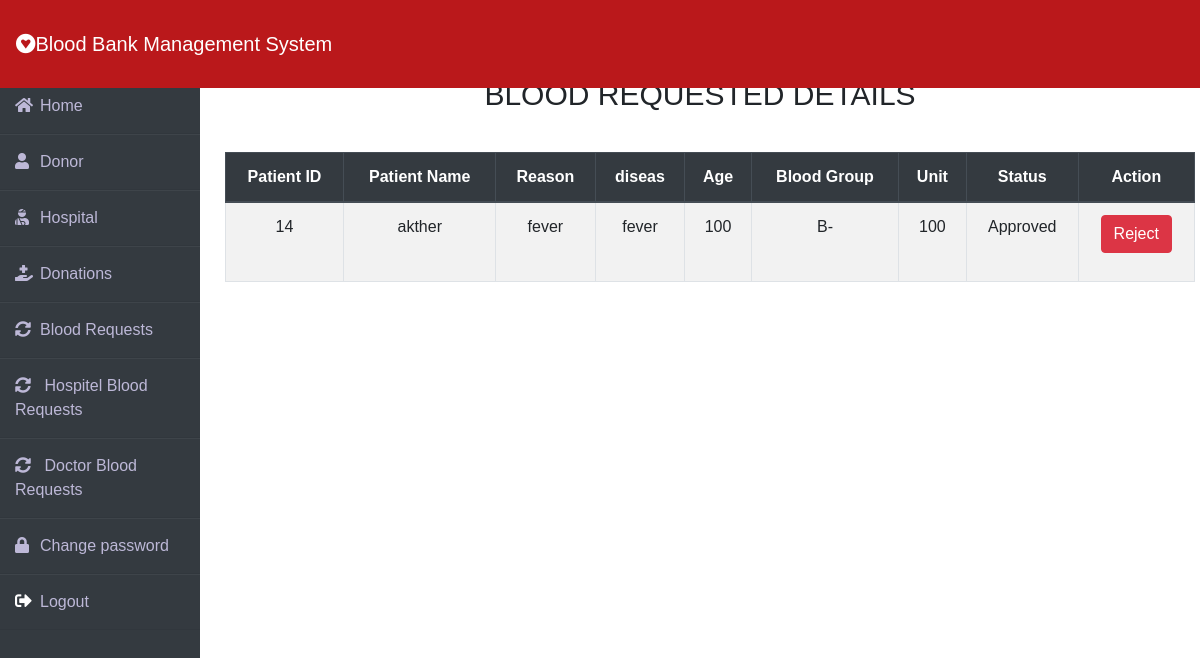
/BloodRequestDetaails.php (signed in), run on the app's committed database.
### tables this page shows
CREATE TABLE `donorblood_request` (
  `p_id` int(25) NOT NULL,
  `donor_id` int(100) NOT NULL,
  `P_name` varchar(50) NOT NULL,
  `reasion` varchar(50) NOT NULL,
  `disease` varchar(50) NOT NULL,
  `unit` varchar(25) NOT NULL,
  `age` varchar(50) NOT NULL,
  `bloodtype` varchar(25) NOT NULL,
  `Status` int(25) NOT NULL
);

### BloodRequestDetaails.php (the view, shortened to what this page needs)
<?php
include "Database.php";
?>
<!DOCTYPE html>
<html lang="en">
<head>
    <link rel="stylesheet" href="requestdetail.css">
    <link rel="stylesheet" href="https://cdn.jsdelivr.net/npm/bootstrap@4.6.2/dist/css/bootstrap.min.css"
>
    <link rel="stylesheet" href="https://cdn.jsdelivr.net/npm/bootstrap@4.6.2/dist/css/bootstrap.min.css"
>
    <link rel="stylesheet" href="https://cdnjs.cloudflare.com/ajax/libs/font-awesome/5.14.0/css/all.css">
</head>
<body>
        <?php
         include "Adminnavbar.php";
         ?>
    <br><br>
    <?php
         include "Adminsidenavbar.php";
         ?>
        <div class="main_content">
            <div class="container">
                <h4>BLOOD REQUESTED DETAILS</h4>
                <table class="table-responsive-lg">
                    <table class=" table table-hover table-bordered table-striped table-hover text-center">
                        <thead class="thead-dark">
                            <th scope="col">Patient ID</th>
                            <th scope="col">Patient Name</th>
                            <th scope="col">Reason</th>
                            <th scope="col">diseas</th>
                            <th scope="col">Age</th>
                            <th scope="col">Blood Group</th>
                            <th scope="col">Unit</th>
                            <th scope="col">Status</th>
                            <th class="text-ceneter">Action</th>
                        </thead>
                        <tbody>
                        <?php
                            $sql = "SELECT `p_id`, `donor_id`, `P_name`, `reasion`, `disease`, `unit`, `age`, `bloodtype`, `Status`
                             FROM `donorblood_request` WHERE 1";
                            $res = $conn->query($sql);
                            if($res->num_rows > 0)
                            {
                                foreach($res as $patient)
                                {
                                    ?>
                                    <tr>
                                         <td><?=   $patient['p_id'];?></td>
                                         <td><?=  $patient['P_name'];?></td>
                                         <td><?=  $patient['reasion'];?></td>
                                         <td><?= $patient['disease'];?></td>
                                         <td><?= $patient['unit'];?></td>
                                         <td><?=  $patient['bloodtype'];?></td>
                                         <td><?=  $patient['unit'];?></td>
                                            <?php
                                            if( $patient['Status']==1)
                                            {
                                                echo' <td>Approved</td>';
                                                echo'<td><p> <a class="btn btn-danger" href="Dactivate.php?p_id='.$patient['p_id'].'&status=0">Reject</a></p></td>';
                                            }
                                            elseif($patient['Status']==0)
                                            {
                                                echo'<td>pending</td>';
                                                echo'<td><p> <a class="btn btn-danger" href="Dactivate.php?p_id='.$patient['p_id'].'&status=0">Reject</a></p>';
                                                echo'<p> <a class="btn btn-primary" href="Activate.php?p_id='.$patient['p_id'].'&status=1">Approve</a></p></td>';
                                            }
                                            elseif($patient['Status']==2)
                                            {
                                                echo'<td>cancelled</td>
                                                <td> <p> <a class="btn btn-primary" href="Activate.php?p_id='.$patient['p_id'].'&status=2">Approve</a></p>
                                                </td>';
                                            }
                                            ?>
                                </tr>
                                <?php
                                }
                            }
                            else
                            {
                                echo"<h5 ><center>No Record Found <center></h5>";
                            }
                            ?>
                        </tbody>
                    </table>
            </div>
        </div>
</body>
</html>

### requestdetail.css (style rules this page uses)
* { margin: 0; padding: 0; box-sizing: border-box; list-style: none; text-decoration: none; font-family: 'Josefin Sans', sans-serif; }
.container .table { margin: 1%; padding: auto; width: 100%; }
body { background-color: #f3f5f9; }
.wrapper .main_content { width: 90%; margin-left: 200px; }
.container h4 { text-align: center; margin: 3%; font: bold; font-size: 30px; }

### data on the page
donorblood_request: p_id "14", P_name "akther", reasion "fever", disease "fever", unit "100", bloodtype "B-"
